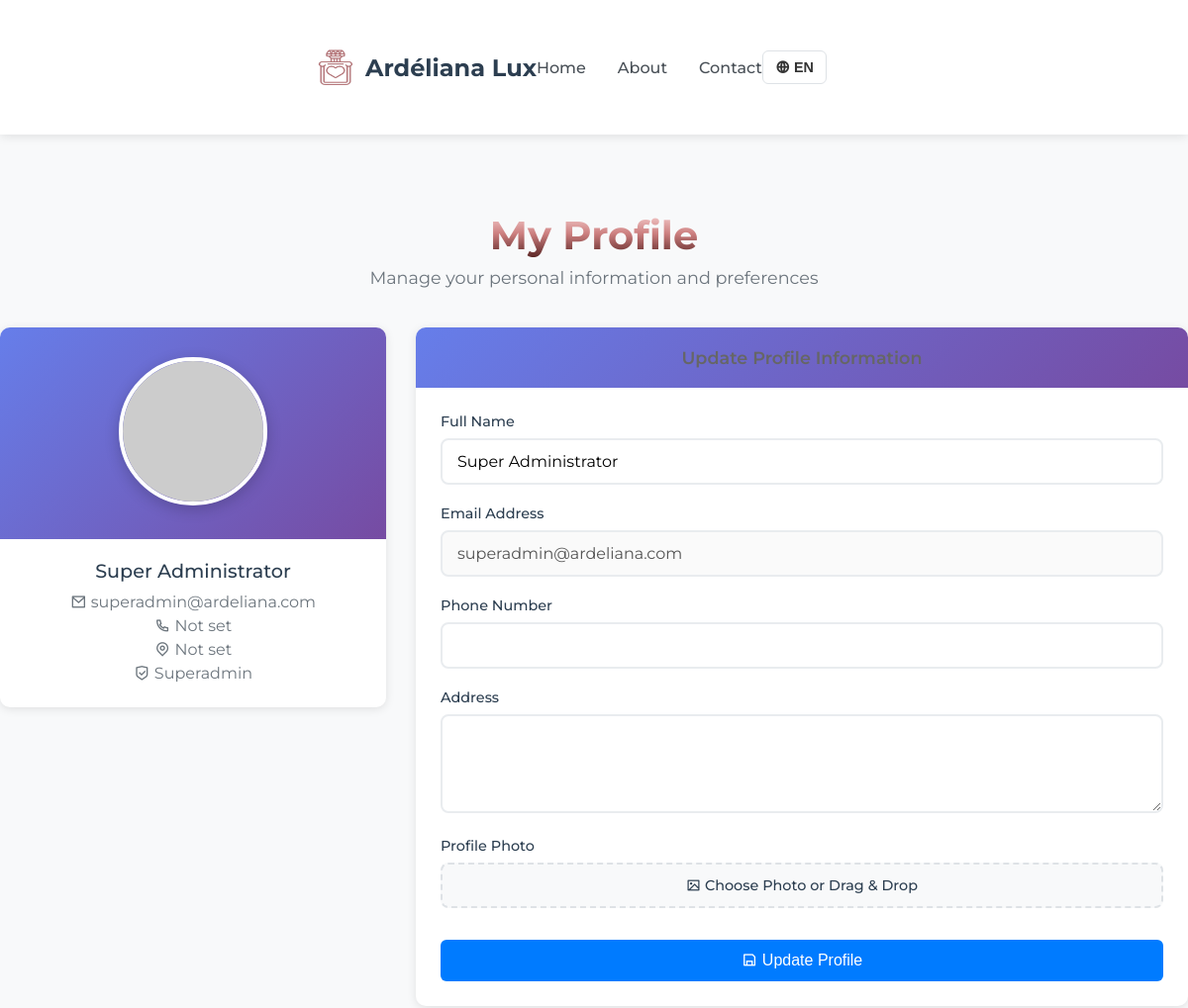
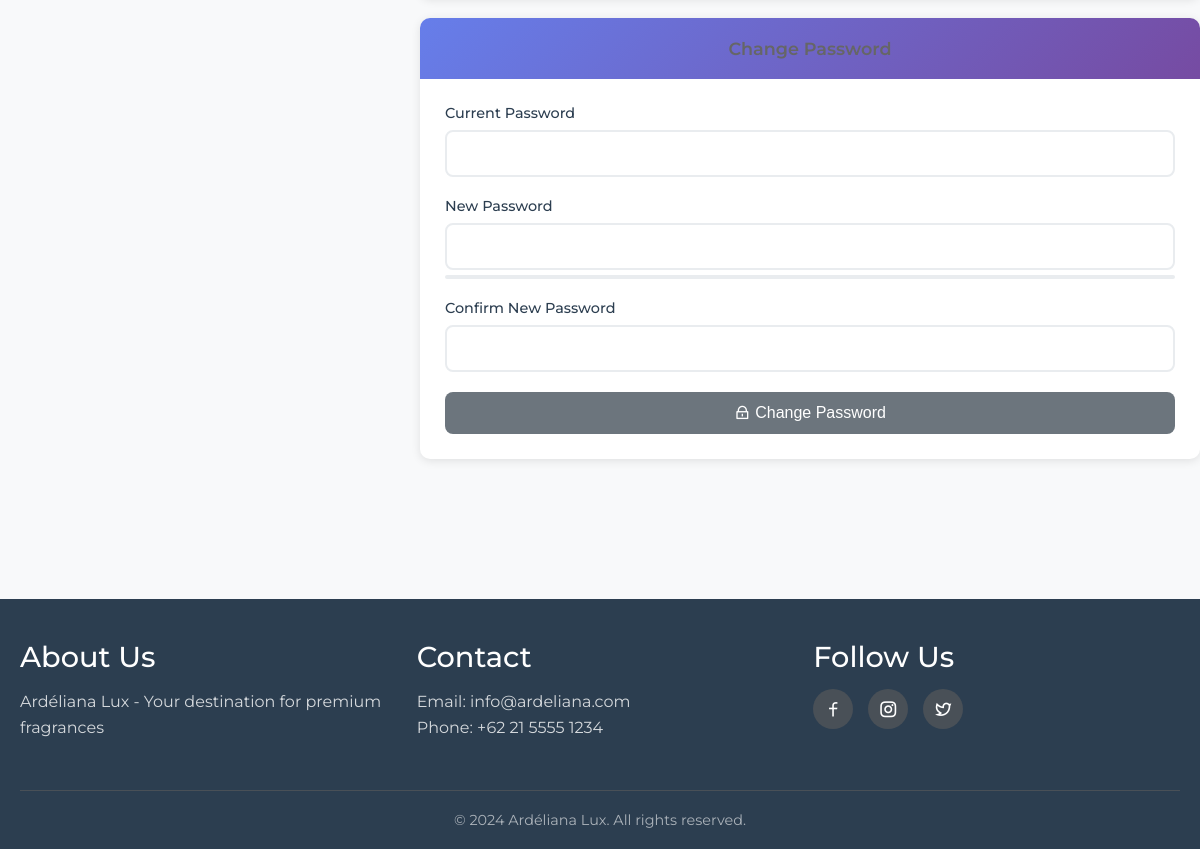
Screenshot of /profile.php (signed in) with the database file from the repository (2 pictures, top to bottom).
### tables this page shows
CREATE TABLE `users` (
  `id` int(11) NOT NULL,
  `username` varchar(50) NOT NULL,
  `email` varchar(100) NOT NULL,
  `password` varchar(255) NOT NULL,
  `full_name` varchar(100) NOT NULL,
  `phone` varchar(20) DEFAULT NULL,
  `address` text,
  `role` enum('user','admin','superadmin','karyawan') DEFAULT 'user',
  `created_at` timestamp NULL DEFAULT CURRENT_TIMESTAMP,
  `updated_at` timestamp NULL DEFAULT CURRENT_TIMESTAMP ON UPDATE CURRENT_TIMESTAMP,
  `status` enum('active','pending','rejected') DEFAULT 'active'
);

### config/database.php (called while the page is built, shortened)
<?php
function isLoggedIn()
{
  return isset($_SESSION['user_id']);
}
function getCurrentUser()
{
  if (isLoggedIn()) {
    return [
      'id' => $_SESSION['user_id'],
      'username' => $_SESSION['username'],
      'full_name' => $_SESSION['full_name'],
      'email' => $_SESSION['email'],
      'role' => $_SESSION['user_role']
    ];
  }
  return null;
}

### profile.php (the view, shortened to what this page needs)
<?php
require_once 'config/database.php';
$user = getCurrentUser();
$userDetails = $conn->query("SELECT * FROM users WHERE id = " . $user['id'])->fetch_assoc();
?>
<!DOCTYPE html>
<html lang="en">
<head>
  <link rel="stylesheet" href="style.css">
  <link rel="stylesheet" href="auth.css">
  <link rel="stylesheet" href="cart.css">
  <link href="https://cdn.jsdelivr.net/npm/remixicon@4.5.0/fonts/remixicon.css" rel="stylesheet">
</head>
<body>
  <nav class="navbar">
    <div class="nav-container">
      <div class="nav-logo">
        <img src="images/icon.png" alt="Ardéliana Lux">
        <span class="logo-text">Ardéliana Lux</span>
      </div>
      <ul class="nav-menu">
        <li><a href="index.php" class="nav-link">Home</a></li>
        <li><a href="index.php#about" class="nav-link">About</a></li>
        <li><a href="index.php#contact" class="nav-link">Contact</a></li>
      </ul>
      <div class="nav-actions">
        <div class="language-switcher">
          <button class="lang-btn" id="langToggle">
            <i class="ri-global-line"></i>
            <span id="currentLang">EN</span>
          </button>
        </div>
      </div>
    </div>
  </nav>
  <section class="profile-section">
    <div class="container">
      <div class="section-header">
        <h1 class="section-title">My Profile</h1>
        <p class="section-subtitle">Manage your personal information and preferences</p>
      </div>
      <div class="profile-container">
        <div class="profile-sidebar">
          <div class="profile-photo">
            <img src="<?php echo !empty($userDetails['photo']) ? htmlspecialchars($userDetails['photo']) : 'https://via.placeholder.com/150'; ?>" alt="Profile Photo">
          </div>
          <div class="profile-info">
            <h3><?php echo htmlspecialchars($userDetails['full_name']); ?></h3>
            <p><i class="ri-mail-line"></i> <?php echo htmlspecialchars($userDetails['email']); ?></p>
            <p><i class="ri-phone-line"></i> <?php echo htmlspecialchars($userDetails['phone'] ?? 'Not set'); ?></p>
            <p><i class="ri-map-pin-line"></i> <?php echo htmlspecialchars($userDetails['address'] ?? 'Not set'); ?></p>
            <p><i class="ri-shield-check-line"></i> <?php echo ucfirst($userDetails['role']); ?></p>
          </div>
        </div>
        <div class="profile-main">
          <div class="profile-card">
            <div class="card-header">
              <h3>Update Profile Information</h3>
            </div>
            <div class="card-body">
              <form method="POST" enctype="multipart/form-data">
                <div class="form-group">
                  <label for="full_name">Full Name</label>
                  <input type="text" id="full_name" name="full_name" value="<?php echo htmlspecialchars($userDetails['full_name']); ?>" required>
                </div>
                <div class="form-group">
                  <label for="email">Email Address</label>
                  <input type="email" id="email" value="<?php echo htmlspecialchars($userDetails['email']); ?>" disabled>
                </div>
                <div class="form-group">
                  <label for="phone">Phone Number</label>
                  <input type="tel" id="phone" name="phone" value="<?php echo htmlspecialchars($userDetails['phone'] ?? ''); ?>">
                </div>
                <div class="form-group">
                  <label for="address">Address</label>
                  <textarea id="address" name="address" rows="3"><?php echo htmlspecialchars($userDetails['address'] ?? ''); ?></textarea>
                </div>
                <div class="form-group">
                  <label for="photo">Profile Photo</label>
                  <div class="file-input-wrapper">
                    <label for="photo" class="file-input-label">
                      <i class="ri-image-line"></i> Choose Photo or Drag & Drop
                    </label>
                  </div>
                </div>
                <button type="submit" name="update_profile" class="btn-primary btn-block">
                  <i class="ri-save-line"></i> Update Profile
                </button>
              </form>
            </div>
          </div>
          <div class="profile-card">
            <div class="card-header">
              <h3>Change Password</h3>
            </div>
            <div class="card-body">
              <form method="POST">
                <div class="form-group">
                  <label for="current_password">Current Password</label>
                  <input type="password" id="current_password" name="current_password" required>
                </div>
                <div class="form-group">
                  <label for="new_password">New Password</label>
                  <input type="password" id="new_password" name="new_password" required>
                  <div class="password-strength" id="passwordStrength"></div>
                </div>
                <div class="form-group">
                  <label for="confirm_password">Confirm New Password</label>
                  <input type="password" id="confirm_password" name="confirm_password" required>
                </div>
                <button type="submit" name="change_password" class="btn-secondary btn-block">
                  <i class="ri-lock-line"></i> Change Password
                </button>
              </form>
            </div>
          </div>
        </div>
      </div>
    </div>
  </section>
  <footer class="footer">
    <div class="container">
      <div class="footer-content">
        <div class="footer-section">
          <h3>About Us</h3>
          <p>Ardéliana Lux - Your destination for premium fragrances</p>
        </div>
        <div class="footer-section">
          <h3>Contact</h3>
          <p>Email: info@ardeliana.com<br>
            Phone: +62 21 5555 1234</p>
        </div>
        <div class="footer-section">
          <h3>Follow Us</h3>
          <div class="social-links">
            <a href="#"><i class="ri-facebook-line"></i></a>
            <a href="#"><i class="ri-instagram-line"></i></a>
            <a href="#"><i class="ri-twitter-line"></i></a>
          </div>
        </div>
      </div>
      <div class="footer-bottom">
        <p>&copy; 2024 Ardéliana Lux. All rights reserved.</p>
      </div>
    </div>
  </footer>
</body>
</html>

### style.css (style rules this page uses)
:root { --gradient-color: linear-gradient( 180deg, #f5cdcd 0%, #cc7f7f 46%, #5d2726 100% ); --bg-color: #fdecec; --text-dark: #3e2524; --light-text: #563d3d; --hover-color: #a74c4c; --btn-color: #cc7f7f; --white: #ffffff; --max-width: 1200px; --header-font: 'Bebas Neue', sans-serif; }
* { box-sizing: border-box; margin: 0; padding: 0; text-decoration: none; list-style: none; }
body { font-family: 'Montserrat', sans-serif; background: var(--bg-color); color: var(--text-dark); overflow: hidden; }
nav { width: 100%; padding: 2rem 4rem; display: flex; align-items: center; justify-content: space-between; position: relative; z-index: 10; animation: slideDown 1s ease forwards; opacity: 0; }
h1 { font-size: 4rem; font-family: var(--header-font); font-weight: bold; line-height: 1.1; background: var(--gradient-color); -webkit-background-clip: text; -webkit-text-fill-color: transparent; background-clip: text; color: transparent; }
h3 { font-size: 1.2rem; font-weight: 500; color: var(--light-text); }
.footer { background: linear-gradient(180deg, #3e2524 0%, #5d2726 100%); color: var(--white); padding: 60px 0 20px; margin-top: 80px; }
.footer .container { max-width: var(--max-width); margin: 0 auto; padding: 0 20px; }
.footer-content { display: grid; grid-template-columns: 2fr 1fr 1fr 1fr; gap: 40px; margin-bottom: 40px; }
.footer-section h3 { font-family: var(--header-font); font-size: 1.8rem; margin-bottom: 20px; color: var(--white); }
.footer-section p { color: rgba(255, 255, 255, 0.8); line-height: 1.6; margin-bottom: 20px; }
.social-links { display: flex; gap: 15px; margin-top: 20px; }
.social-links a { width: 40px; height: 40px; background: rgba(255, 255, 255, 0.1); border-radius: 50%; display: flex; align-items: center; justify-content: center; color: var(--white); text-decoration: none; transition: all 0.3s ease; }
.footer-bottom { border-top: 1px solid rgba(255, 255, 255, 0.1); padding-top: 20px; text-align: center; }
.footer-bottom p { color: rgba(255, 255, 255, 0.6); font-size: 0.9rem; }

### auth.css (style rules this page uses)
:root { --btn-color: #cd7f7f; --hover-color: #b86868; --text-dark: #333; --light-text: #666; --white: #ffffff; --bg-color: #f8f9fa; --header-font: 'Montserrat', sans-serif; }
.form-group { margin-bottom: 20px; }
.form-group label { display: block; margin-bottom: 8px; font-weight: 600; color: var(--text-dark); font-size: 0.9rem; }
.form-group input, .form-group textarea { width: 100%; padding: 12px 15px; border: 2px solid #e0e0e0; border-radius: 10px; font-size: 0.95rem; transition: all 0.3s ease; font-family: 'Montserrat', sans-serif; }
.form-group textarea { resize: vertical; min-height: 100px; }
.btn-primary { background: var(--btn-color); color: var(--white); border: none; padding: 14px 30px; border-radius: 25px; font-weight: 600; cursor: pointer; transition: all 0.3s ease; font-size: 1rem; display: inline-flex; align-items: center; justify-content: center; text-decoration: none; }
.btn-block { width: 100%; }
.language-switcher { display: flex; gap: 5px; margin-right: 15px; }
.lang-btn { padding: 8px 12px; border: 2px solid var(--btn-color); background: var(--white); color: var(--text-dark); border-radius: 20px; font-size: 0.8rem; font-weight: 600; cursor: pointer; transition: all 0.3s ease; text-decoration: none; }
.btn-secondary { background: var(--light-text); color: var(--white); border: none; padding: 12px 25px; border-radius: 25px; font-weight: 600; cursor: pointer; transition: all 0.3s ease; font-size: 0.9rem; }

### rows the page displays
users: full_name "Super Administrator", email "superadmin@ardeliana.com", phone "Not set", address "Not set", role "Superadmin"
